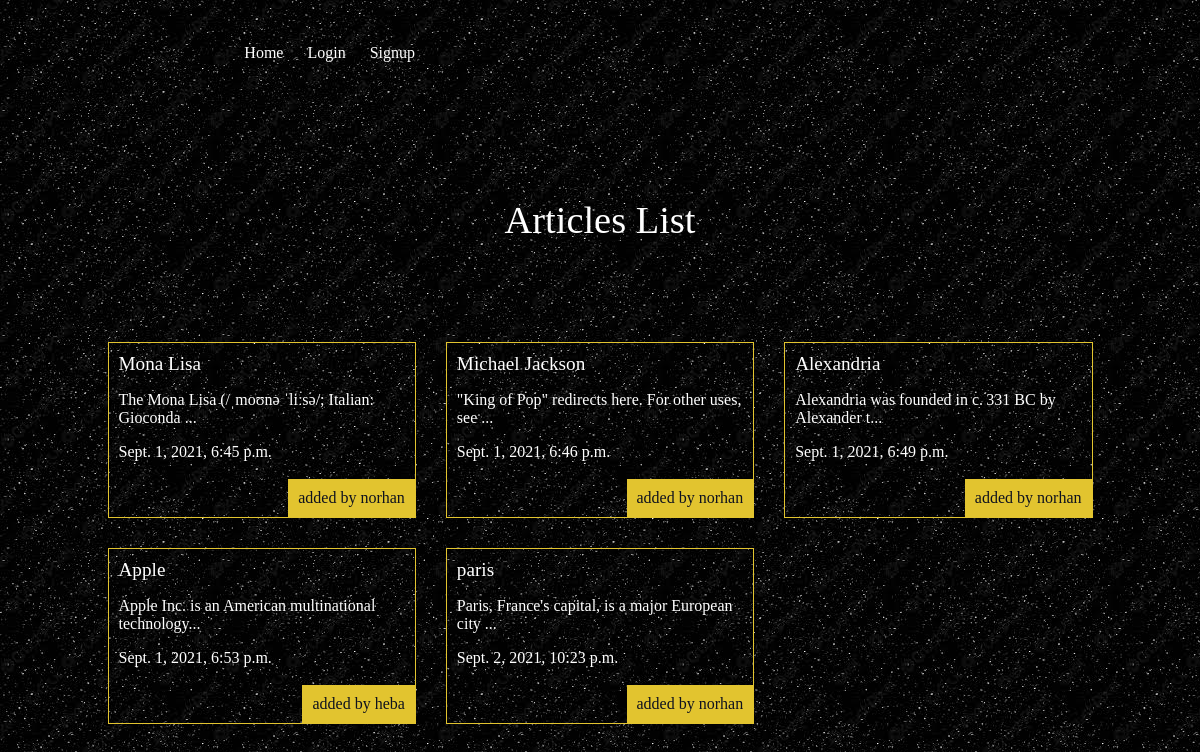
The app's page /articles/ with its own data.
### articles/models.py (models this page shows, shortened)
class Article(models.Model):
    title=models.CharField(max_length=100)
    slug=models.SlugField()
    body=models.TextField()
    date=models.DateTimeField(auto_now_add=True)
    thumb=models.ImageField(default='default.png',blank=True)
    author = models.ForeignKey(User, default=None, on_delete=models.CASCADE)
    def snippet(self):
        return self.body[:50]+'...'

### articles/views.py (the view)
def article_list(request):
    articles=Article.objects.all().order_by('date')
    return render(request,'articles/article_list.html',{'articles':articles})

### articles/templates/articles/article_list.html
{% extends 'base_layout.html' %}
{% block content%}
    <h1>Articles List</h1>
    <div class="articles">
    {% for article in articles %}
        <div class="article">
            <h2><a href="{% url 'articles:detail' slug=article.slug %}">{{ article.title }}</a></h2>
            <p>{{ article.snippet }}</p>
            <p>{{ article.date }}</p>
            <p class="author">added by {{ article.author.username }}</p>
        </div>
    {% endfor %}
    </div>
{% endblock %}

### templates/base_layout.html (shortened to what this page needs)
{% load static %}
<!DOCTYPE html>
<html lang="en" dir="ltr">
  <head>
    <link rel="stylesheet" href="/static/styles.css">
  </head>
  <body>
    <header class="wrapper">
            <nav>
                <ul>
                  <li>
                    <a href="{% url 'articles:list' %}">Home</a>
                  </li>
                  {% if user.is_authenticated %}
                 <li>
                     <form class="logout-link" action="{% url 'accounts:logout' %}" method="post">
                         {% csrf_token %}
                         <button type="submit">Logout</button>
                     </form>
                 </li>
                 <li><a href="{% url 'articles:create' %}" class="highlight">New Article</a></li>
                 {% else %}
                 <li><a href="{% url 'accounts:login' %}">Login</a></li>
                 <li><a href="{% url 'accounts:signup' %}">Signup</a></li>
                 {% endif %}
                </ul>
            </nav>
        </header>
    <div class="wrapper">
      {% block content %}
        {% endblock %}
      </div>
  </body>
</html>

### assets/styles.css (style rules this page uses)
body { background-color: #0f121f; background-image: url(/static/images.jpg); color: #fff; }
body * { font-family: Ubuntu; }
h1, h2, h3, h4, h5 { font-weight: normal; margin: 0; }
a, a:hover, a:visited { color: #fff; text-decoration: none; }
.wrapper { max-width: 985px; margin: 0 auto; }
div.wrapper > h1 { text-align: center; margin: 100px auto; font-size: 2.4em }
header { display: grid; grid-template-columns: 1fr 1fr; padding: 20px 0; }
nav { justify-self: end; margin-right: 185px; margin-left: 0px; }
nav li { display: inline-block; list-style-type: none; margin-left: 20px; }
.articles { display: grid; grid-template-columns: 1fr 1fr 1fr; grid-gap: 30px; }
.article { padding: 10px; border: 1px solid #e2c42f; position: relative; padding-bottom: 40px; }
.article h2 { font-size: 1.2em; }
.article .author { padding: 10px; background: #e2c42f; position: absolute; right: 0; bottom: 0; margin: 0; color: #0f121f; }

### records on screen
Article: title "Mona Lisa", snippet "The Mona Lisa (/ˌmoʊnə ˈliːsə/; Italian: Gioconda ...", date "Sept. 1, 2021, 6:45 p.m.", author.username "norhan"
Article: title "Michael Jackson", snippet "\"King of Pop\" redirects here. For other uses, see ...", date "Sept. 1, 2021, 6:46 p.m.", author.username "norhan"
Article: title "Alexandria", snippet "Alexandria was founded in c. 331 BC by Alexander t...", date "Sept. 1, 2021, 6:49 p.m.", author.username "norhan"
Article: title "Apple", snippet "Apple Inc. is an American multinational technology...", date "Sept. 1, 2021, 6:53 p.m.", author.username "heba"
Article: title "paris", snippet "Paris, France's capital, is a major European city ...", date "Sept. 2, 2021, 10:23 p.m.", author.username "norhan"
